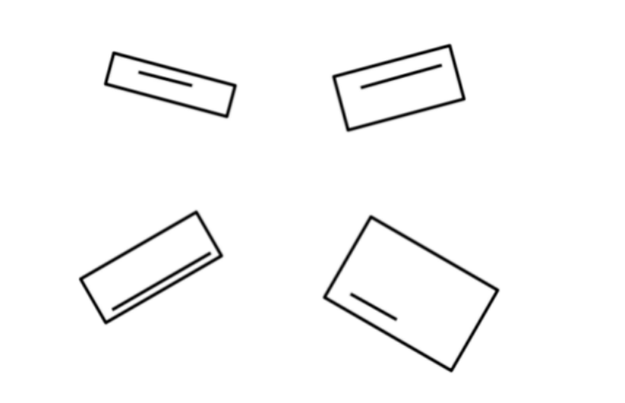
#> input picture rectangles.png, 625 x 403 px, found by its file name
$ python rectangle_numbering.py
#> lines starting #> are read from the running program, lines starting #| are printed output that depends on the picture; after the words box and inside, x2 and y2 are one past the last pixel; in counts of white or black regions, pixels touching at a corner belong together
import cv2
import numpy as np

image_path = r'C:\Users\user\Desktop\OpenCV Task\rectangles.png'
image = cv2.imread(image_path)
#> image is the input picture: shape (403, 625, 3); min 0, max 255, mean 249.1

def measure_inner_line_lengths(rectangle, image):
    # Calculate the rotated bounding box of the rectangle contour
    rect = cv2.minAreaRect(rectangle)
    box = cv2.boxPoints(rect)
    box = np.int0(box)

    # Create a mask for the rectangle
    mask = np.zeros(image.shape[:2], dtype=np.uint8)
    cv2.drawContours(mask, [box], -1, (255), thickness=cv2.FILLED)

    # Find edges inside the rectangle
    edges = cv2.Canny(image, threshold1=50, threshold2=150)
    edges_inside_rect = cv2.bitwise_and(edges, edges, mask=mask)

    # Apply Hough Line Transform
    lines = cv2.HoughLinesP(edges_inside_rect, 1, np.pi / 180, threshold=50, minLineLength=5, maxLineGap=2)

    line_lengths = []

    for line in lines:
        x1, y1, x2, y2 = line[0]
        length = np.sqrt((x2 - x1) ** 2 + (y2 - y1) ** 2)
        line_lengths.append(length)

    return line_lengths


# Convert the image to grayscale
gray = cv2.cvtColor(image, cv2.COLOR_BGR2GRAY)

# Apply edge detection
edges = cv2.Canny(gray, threshold1=50, threshold2=150)
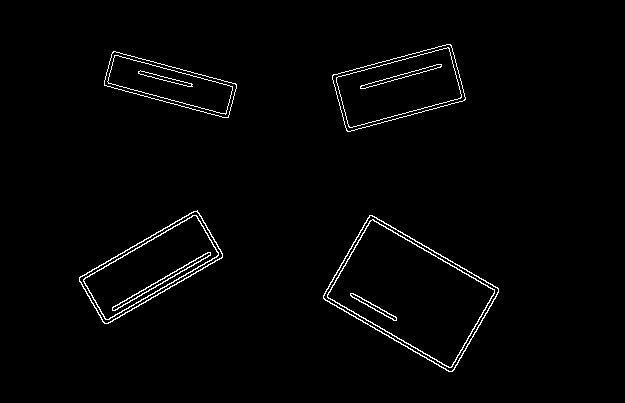
#> edges: shape (403, 625); 1.7% white in thin lines or dots, all inside (x1, y1, x2, y2) = (79, 44, 499, 372)

# Find contours
contours, _ = cv2.findContours(edges, cv2.RETR_EXTERNAL, cv2.CHAIN_APPROX_SIMPLE)
#> contours = 4 contours; box (x1, y1, x2, y2) and area: (323, 215, 499, 372) 14512, (79, 210, 223, 324) 7444, (332, 44, 466, 132) 7204, (104, 51, 237, 118) 4539

rectangles = []

for contour in contours:
    # Approximate the contour as a polygon
    epsilon = 0.04 * cv2.arcLength(contour, True)
    approx = cv2.approxPolyDP(contour, epsilon, True)

    # Check if the polygon has 4 vertices (rectangle)
    if len(approx) == 4:
        rectangles.append(approx)
#> this loop made 4 passes
#> (epsilon, approx) on passes 1 to 4: (20.9, [[369, 215], [323, 298], [452, 371], [498, 288]]), (16.19, [[197, 210], [79, 277], [104, 323], [222, 257]]), (13.92, [[112, 52], [104, 85], [228, 117], [235, 83]]), (15.42, [[451, 45], [333, 74], [346, 130], [464, 100]])
#> after the loop, rectangles = 4 contours; box (x1, y1, x2, y2) and area: (323, 215, 499, 372) 14065, (79, 210, 223, 324) 7150, (333, 45, 465, 131) 6932, (104, 52, 236, 118) 4374


# Calculate the maximum length among all rectangles
max_length = max([max(measure_inner_line_lengths(rect, image)) for rect in rectangles])
#> in measure_inner_line_lengths, `cv2.drawContours(mask, [box], -1, (255), thickness=cv2.FILLED)`: mask: shape (403, 625); 5.7% white; 1 white region, box (x1, y1, x2, y2) and area: (322, 215, 499, 372) 14315
#> in measure_inner_line_lengths, `edges_inside_rect = cv2.bitwise_and(edges, edges, mask=mask)`:
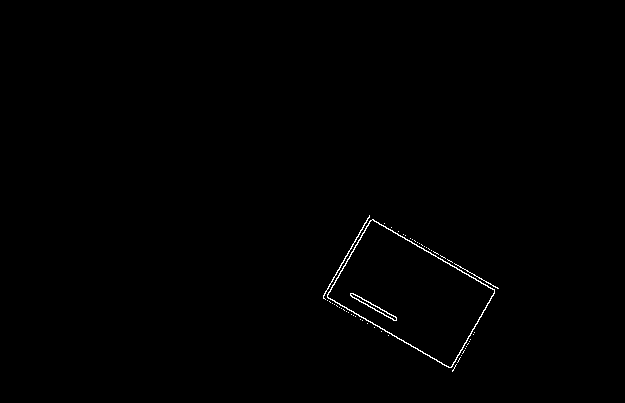
#> edges_inside_rect: shape (403, 625); 0.41% white in thin lines or dots, all inside (x1, y1, x2, y2) = (323, 215, 499, 372)
#> in measure_inner_line_lengths, `lines = cv2.HoughLinesP(edges_inside_rect, 1, np.pi / 180, threshold=5..`: lines = [[372, 219, 494, 290], [324, 295, 449, 367], [451, 367, 494, 292], [327, 295, 370, 220], [410, 238, 497, 288], [323, 295, 369, 215], [353, 293, 396, 317]]
#> the loop in measure_inner_line_lengths, `for line in lines:` made 7 passes
#> (x1, y1, x2, y2, length) on passes 1 to 7: (372, 219, 494, 290, 141.2), (324, 295, 449, 367, 144.3), (451, 367, 494, 292, 86.45), (327, 295, 370, 220, 86.45), (410, 238, 497, 288, 100.3), (323, 295, 369, 215, 92.28), (353, 293, 396, 317, 49.24)
#> after the loop in measure_inner_line_lengths, `for line in lines:`: line_lengths = [141.2, 144.3, 86.45, 86.45, 100.3, 92.28, 49.24]
#> in measure_inner_line_lengths (call 2), `rect = cv2.minAreaRect(rectangle)`: rect = ((150.5, 266.5), (136.3, 53.22), -29.22)
#> in measure_inner_line_lengths (call 2), `box = cv2.boxPoints(rect)`: box = [[104, 323], [78.02, 276.5], [197, 210], [223, 256.5]]
#> in measure_inner_line_lengths (call 2), `box = np.int0(box)`: box = [[103, 323], [78, 276], [197, 210], [222, 256]]
#> in measure_inner_line_lengths (call 2), `cv2.drawContours(mask, [box], -1, (255), thickness=cv2.FILLED)`: mask: shape (403, 625); 2.9% white; 1 white region, box (x1, y1, x2, y2) and area: (78, 210, 223, 324) 7362
#> in measure_inner_line_lengths (call 2), `edges_inside_rect = cv2.bitwise_and(edges, edges, mask=mask)`:
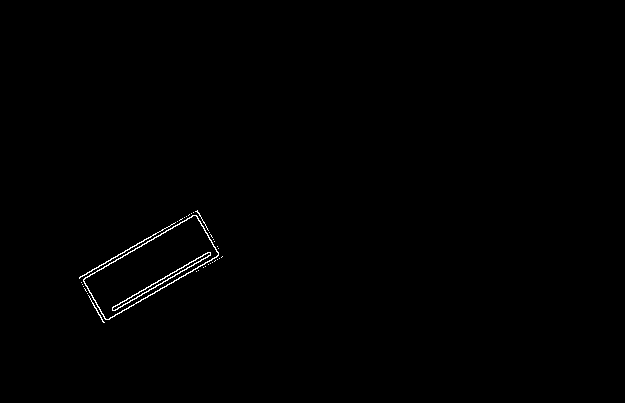
#> edges_inside_rect: shape (403, 625); 0.41% white in thin lines or dots, all inside (x1, y1, x2, y2) = (79, 210, 223, 323)
#> in measure_inner_line_lengths (call 2), `lines = cv2.HoughLinesP(edges_inside_rect, 1, np.pi / 180, threshold=5..`: lines = [[107, 319, 218, 255], [84, 278, 193, 215], [112, 307, 208, 252], [79, 278, 197, 210], [113, 310, 210, 254], [115, 310, 210, 255], [79, 277, 164, 228]]
#> the loop in measure_inner_line_lengths (call 2), `for line in lines:` made 7 passes
#> (x1, y1, x2, y2, length) on passes 1 to 7: (107, 319, 218, 255, 128.1), (84, 278, 193, 215, 125.9), (112, 307, 208, 252, 110.6), (79, 278, 197, 210, 136.2), (113, 310, 210, 254, 112), (115, 310, 210, 255, 109.8), (79, 277, 164, 228, 98.11)
#> after the loop in measure_inner_line_lengths (call 2), `for line in lines:`: line_lengths = [128.1, 125.9, 110.6, 136.2, 112, 109.8, 98.11]
#> in measure_inner_line_lengths (call 3), `rect = cv2.minAreaRect(rectangle)`: rect = ((170, 84.5), (34.68, 128.4), -75.85)
#> in measure_inner_line_lengths (call 3), `box = cv2.boxPoints(rect)`: box = [[228, 117], [103.5, 85.63], [112, 52], [236.5, 83.37]]
#> in measure_inner_line_lengths (call 3), `box = np.int0(box)`: box = [[228, 117], [103, 85], [112, 51], [236, 83]]
#> in measure_inner_line_lengths (call 3), `cv2.drawContours(mask, [box], -1, (255), thickness=cv2.FILLED)`: mask: shape (403, 625); 1.9% white; 1 white region, box (x1, y1, x2, y2) and area: (103, 51, 237, 118) 4665
#> in measure_inner_line_lengths (call 3), `edges_inside_rect = cv2.bitwise_and(edges, edges, mask=mask)`:
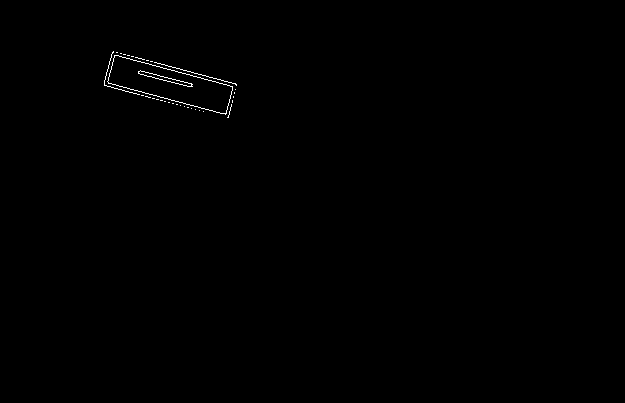
#> edges_inside_rect: shape (403, 625); 0.26% white in thin lines or dots, all inside (x1, y1, x2, y2) = (104, 51, 237, 118)
#> in measure_inner_line_lengths (call 3), `lines = cv2.HoughLinesP(edges_inside_rect, 1, np.pi / 180, threshold=5..`: lines = [[108, 83, 221, 113], [113, 51, 236, 84], [116, 55, 232, 86], [104, 85, 180, 105]]
#> the loop in measure_inner_line_lengths (call 3), `for line in lines:` made 4 passes
#> (x1, y1, x2, y2, length) on passes 1 to 4: (108, 83, 221, 113, 116.9), (113, 51, 236, 84, 127.3), (116, 55, 232, 86, 120.1), (104, 85, 180, 105, 78.59)
#> after the loop in measure_inner_line_lengths (call 3), `for line in lines:`: line_lengths = [116.9, 127.3, 120.1, 78.59]
#> in measure_inner_line_lengths (call 4), `rect = cv2.minAreaRect(rectangle)`: rect = ((398.5, 87.5), (122.3, 57.48), -13.81)
#> in measure_inner_line_lengths (call 4), `box = cv2.boxPoints(rect)`: box = [[346, 130], [332.3, 74.18], [451, 45], [464.7, 100.8]]
#> in measure_inner_line_lengths (call 4), `box = np.int0(box)`: box = [[346, 130], [332, 74], [451, 45], [464, 100]]
#> in measure_inner_line_lengths (call 4), `cv2.drawContours(mask, [box], -1, (255), thickness=cv2.FILLED)`:
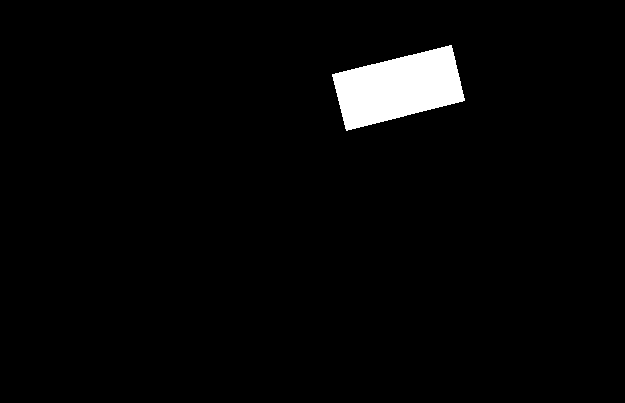
#> mask: shape (403, 625); 2.8% white; 1 white region, box (x1, y1, x2, y2) and area: (332, 45, 465, 131) 7157
#> in measure_inner_line_lengths (call 4), `edges_inside_rect = cv2.bitwise_and(edges, edges, mask=mask)`:
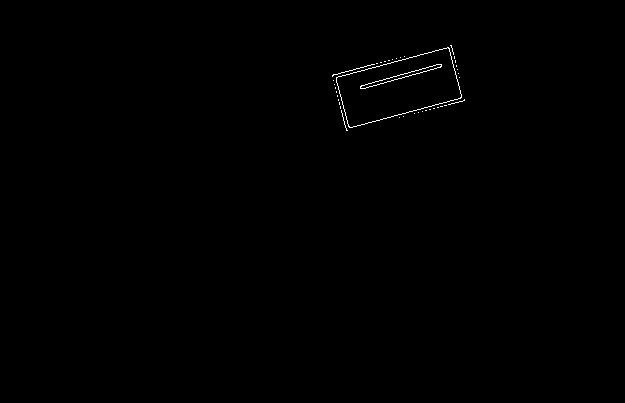
#> edges_inside_rect: shape (403, 625); 0.26% white in thin lines or dots, all inside (x1, y1, x2, y2) = (332, 45, 465, 131)
#> in measure_inner_line_lengths (call 4), `lines = cv2.HoughLinesP(edges_inside_rect, 1, np.pi / 180, threshold=5..`: lines = [[336, 77, 447, 47], [363, 88, 441, 66], [360, 86, 439, 64], [350, 127, 460, 98]]
#> the loop in measure_inner_line_lengths (call 4), `for line in lines:` made 4 passes
#> (x1, y1, x2, y2, length) on passes 1 to 4: (336, 77, 447, 47, 115), (363, 88, 441, 66, 81.04), (360, 86, 439, 64, 82.01), (350, 127, 460, 98, 113.8)
#> after the loop in measure_inner_line_lengths (call 4), `for line in lines:`: line_lengths = [115, 81.04, 82.01, 113.8]
#> max_length = 144.3

numbered_rectangles = []

for rect in rectangles:
    lengths = measure_inner_line_lengths(rect, image)
    length_sum = sum(lengths)
    # Calculate a weighted number based on the sum of lengths
    number = int(length_sum / max_length * 10)
    numbered_rectangles.append((rect, number))
#> this loop made 4 passes
#> (box in measure_inner_line_lengths, lengths, length_sum, number) on passes 1 to 4: ([[452, 371], [322, 297], [369, 215], [498, 288]], [141.2, 144.3, 86.45, 86.45, 100.3, 92.28, 49.24], 700.2, 48), ([[103, 323], [78, 276], [197, 210], [222, 256]], [128.1, 125.9, 110.6, 136.2, 112, 109.8, 98.11], 820.7, 56), ([[228, 117], [103, 85], [112, 51], [236, 83]], [116.9, 127.3, 120.1, 78.59], 442.9, 30), ([[346, 130], [332, 74], [451, 45], [464, 100]], [115, 81.04, 82.01, 113.8], 391.8, 27)
#> after the loop, numbered_rectangles = [([[369, 215], [323, 298], [452, 371], [498, 288]], 48), ([[197, 210], [79, 277], [104, 323], [222, 257]], 56), ([[112, 52], [104, 85], [228, 117], [235, 83]], 30), ([[451, 45], [333, 74], [346, 130], [464, 100]], 27)]

numbered_rectangles.sort(key=lambda x: x[1])

output_image = image.copy()

for i, (rect, number) in enumerate(numbered_rectangles, start=1):
    cv2.drawContours(output_image, [rect], -1, (0, 255, 0), 2)
    x, y = rect[0][0]  # Access the coordinates of the first point
    cv2.putText(output_image, str(i), (x, y), cv2.FONT_HERSHEY_SIMPLEX, 0.8, (0, 0, 255), 2)
#> this loop made 4 passes
#> (rect, number, x, y) on passes 1 to 4: ([[451, 45], [333, 74], [346, 130], [464, 100]], 27, 451, 45), ([[112, 52], [104, 85], [228, 117], [235, 83]], 30, 112, 52), ([[369, 215], [323, 298], [452, 371], [498, 288]], 48, 369, 215), ([[197, 210], [79, 277], [104, 323], [222, 257]], 56, 197, 210)
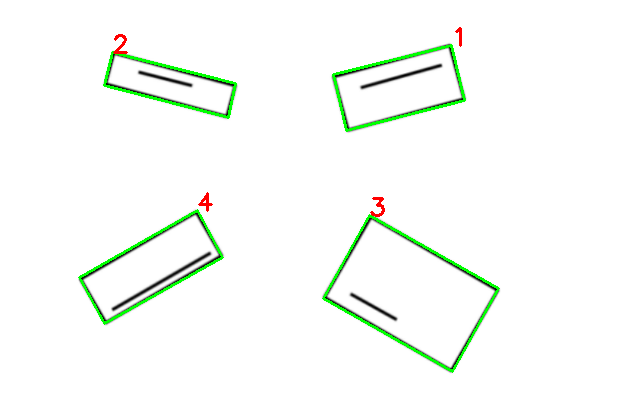
#> output_image: shape (403, 625, 3); 1.83% of pixels changed, all inside (x1, y1, x2, y2) = (78, 27, 500, 373)

cv2.imshow('Numbered Rectangles', output_image)
cv2.waitKey(0)
cv2.destroyAllWindows()
